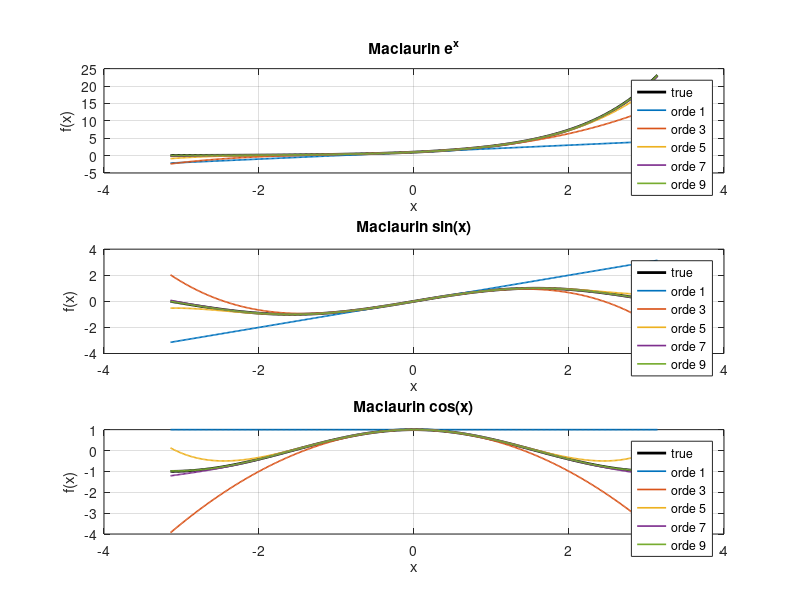

This chart was generated by the following MATLAB code: (Note: this script raises an error after producing the figure.)
%% LAB 04 - Aproksimasi Taylor dan Maclaurin

clear;
clc;
close all;

%% Variabel x
x = linspace(-pi, pi, 400);

% Variasi orde
orde_list = [1 3 5 7 9];

%% Fungsi Maclaurin

% e^x
maclaurin_exp = @(x,N) arrayfun(@(xi) ...
    sum(arrayfun(@(n) ...
    xi^n/factorial(n),0:N)), x);

% sin(x)
maclaurin_sin = @(x,N) arrayfun(@(xi) ...
    sum(arrayfun(@(n) ...
    (-1)^((n-1)/2)*xi^n/factorial(n), ...
    intersect(0:N,1:2:N))), x);

% cos(x)
maclaurin_cos = @(x,N) arrayfun(@(xi) ...
    sum(arrayfun(@(n) ...
    (-1)^(n/2)*xi^n/factorial(n), ...
    intersect(0:N,0:2:N))), x);

%% Figure
figure('Position',[100 100 1100 800]);

%% Plot e^x
subplot(3,1,1)

plot(x, exp(x),'k','LineWidth',2);
hold on;

labels = {'true'};

for k = 1:length(orde_list)

    N = orde_list(k);

    plot(x, maclaurin_exp(x,N), ...
        'LineWidth',1.2)

    labels{end+1} = ...
        ['orde ', num2str(N)];

end

grid on;

title('Maclaurin e^x')

xlabel('x')
ylabel('f(x)')

legend(labels)

%% Plot sin(x)
subplot(3,1,2)

plot(x, sin(x),'k','LineWidth',2);
hold on;

labels = {'true'};

for k = 1:length(orde_list)

    N = orde_list(k);

    plot(x, maclaurin_sin(x,N), ...
        'LineWidth',1.2)

    labels{end+1} = ...
        ['orde ', num2str(N)];

end

grid on;

title('Maclaurin sin(x)')

xlabel('x')
ylabel('f(x)')

legend(labels)

%% Plot cos(x)
subplot(3,1,3)

plot(x, cos(x),'k','LineWidth',2);
hold on;

labels = {'true'};

for k = 1:length(orde_list)

    N = orde_list(k);

    plot(x, maclaurin_cos(x,N), ...
        'LineWidth',1.2)

    labels{end+1} = ...
        ['orde ', num2str(N)];

end

grid on;

title('Maclaurin cos(x)')

xlabel('x')
ylabel('f(x)')

legend(labels)

%% Judul utama
sgtitle('Aproksimasi Taylor dan Maclaurin')

%% Error pada x = pi
fprintf('Error pada x = pi\n');

for N = 1:10

    e_err = abs(exp(pi) - maclaurin_exp(pi,N));
    s_err = abs(sin(pi) - maclaurin_sin(pi,N));
    c_err = abs(cos(pi) - maclaurin_cos(pi,N));

    fprintf('Orde %d -> exp: %.6f | sin: %.6f | cos: %.6f\n', ...
        N, e_err, s_err, c_err);

end

%% Simpan figure
saveas(gcf,'lab04_maclaurin.png');
